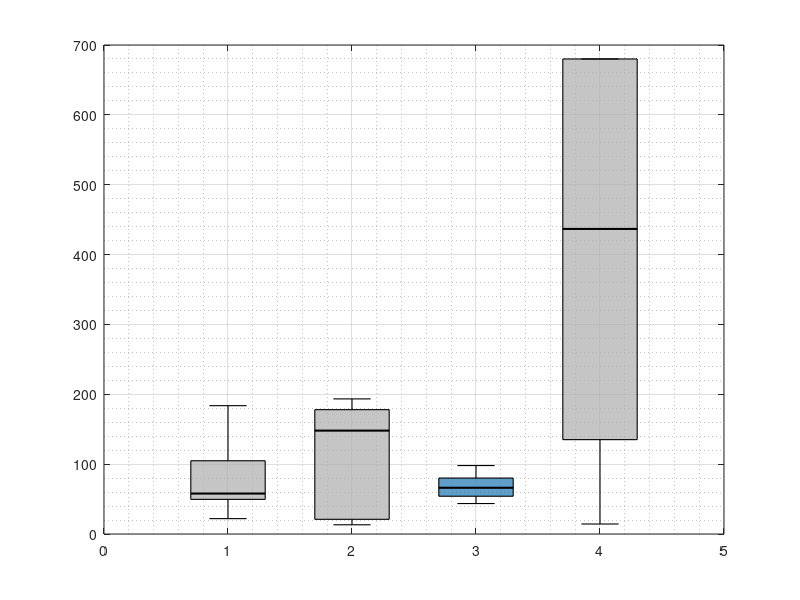

Source code (MATLAB): (Note: this script raises an error after producing the figure.)
%% datos_historial_sac.m
% Datos SAC estudio historial: [w0, RL_wfin, Bdot_wfin, RL_mag, Bdot_mag, RL_t, Bdot_t]

SAC_HL0 = [
7.4329, 0.2320, 0.1500, 15.0807, 0.3241,  92.0, 177.7;
5.2439, 0.2862, 0.1439, 15.4725, 0.1947,  53.8, 115.0;
6.1478, 0.3537, 0.1985, 15.6546, 0.2714,  28.9, 226.8;
3.5572, 0.3203, 0.1627, 14.8449, 0.1738, 103.8, 190.7;
8.0432, 0.2673, 0.1955, 15.5026, 0.3591, 140.6, 213.6;
2.6270, 0.2061, 0.1820, 15.4426, 0.1439,  57.6, 190.9;
7.3344, 0.2394, 0.1477, 15.5965, 0.2760,  48.7, 169.8;
6.5154, 0.3527, 0.1982, 15.7033, 0.2766,  22.0, 167.8;
6.5631, 0.1524, 0.1521, 15.5818, 0.2736,  37.8, 156.4;
5.9183, 0.3447, 0.1799, 15.5207, 0.2863, 183.7, 277.8;
6.2334, 0.2578, 0.1707, 15.3109, 0.3030,  57.9, 277.2;
7.1480, 0.3476, 0.1793, 15.5190, 0.2526, 136.7, 105.8;
3.1879, 0.2836, 0.1644, 15.5572, 0.1727, 105.2, 226.6;
4.3662, 0.1649, 0.1484, 15.4142, 0.1928,  61.0, 168.7;
6.1965, 0.1781, 0.1973, 14.9011, 0.2602,  52.2, 170.9];

SAC_HL2 = [
7.4329, 0.1713, 0.1500,  8.2037, 0.3241, 186.9, 177.7;
5.2439, 0.1811, 0.1439,  7.7476, 0.1947, 148.3, 115.0;
6.1478, 0.2241, 0.1985,  7.6217, 0.2714,  15.4, 226.8;
3.5572, 0.1617, 0.1627,  7.9982, 0.1738, 193.4, 190.7;
8.0432, 0.2259, 0.1955,  7.7478, 0.3591, 102.2, 213.6;
2.6270, 0.1677, 0.1820,  7.7374, 0.1439, 192.7, 190.9;
7.3344, 0.1953, 0.1477,  7.6488, 0.2760,  18.9, 169.8;
6.5154, 0.2048, 0.1982,  7.7354, 0.2766,  13.2, 167.8;
6.5631, 0.2218, 0.1521,  7.7278, 0.2736,  27.4, 156.4;
5.9183, 0.1935, 0.1799,  7.6259, 0.2863,  13.4, 277.8;
6.2334, 0.2202, 0.1707,  7.8746, 0.3030, 151.3, 277.2;
7.1480, 0.1778, 0.1793,  7.8648, 0.2526, 192.4, 105.8;
3.1879, 0.2636, 0.1644,  7.6631, 0.1727, 148.0, 226.6;
4.3662, 0.1659, 0.1484,  7.6775, 0.1928, 147.4, 168.7;
6.1965, 0.2972, 0.1973,  7.8762, 0.2602, 149.7, 170.9];

SAC_HL4 = [
7.4329, 0.3709, 0.1500,  6.3394, 0.3241,  69.1, 177.7;
5.2439, 0.1871, 0.1439,  6.2529, 0.1947,  71.9, 115.0;
6.1478, 0.1804, 0.1985,  6.4792, 0.2714,  56.6, 226.8;
3.5572, 0.1747, 0.1627,  6.3579, 0.1738,  49.9, 190.7;
8.0432, 0.1928, 0.1955,  6.5660, 0.3591,  68.4, 213.6;
2.6270, 0.2694, 0.1820,  6.1589, 0.1439,  53.2, 190.9;
7.3344, 0.2089, 0.1477,  6.5422, 0.2760,  66.2, 169.8;
6.5154, 0.3713, 0.1982,  6.5363, 0.2766,  94.3, 167.8;
6.5631, 0.3710, 0.1521,  6.4422, 0.2736,  44.4, 156.4;
5.9183, 0.2449, 0.1799,  6.5745, 0.2863,  60.0, 277.8;
6.2334, 0.1774, 0.1707,  6.3869, 0.3030,  57.6, 277.2;
7.1480, 0.2196, 0.1793,  6.2802, 0.2526,  98.0, 105.8;
3.1879, 0.2070, 0.1644,  6.0942, 0.1727,  43.6, 226.6;
4.3662, 0.3708, 0.1484,  6.3805, 0.1928,  95.8, 168.7;
6.1965, 0.1729, 0.1973,  6.3818, 0.2602,  82.8, 170.9];

% n=8: 7 semillas no alcanzan el umbral; se asigna 680 min (límite horizonte)
SAC_HL8 = [
7.4329, 0.5298, 0.1500, 14.4174, 0.3241, 680.0, 177.7;
5.2439, 0.5447, 0.1439, 14.2253, 0.1947,  97.8, 115.0;
6.1478, 0.3815, 0.1985, 13.8888, 0.2714, 680.0, 226.8;
3.5572, 0.2230, 0.1627, 14.3196, 0.1738, 247.7, 190.7;
8.0432, 0.3472, 0.1955, 14.2500, 0.3591, 680.0, 213.6;
2.6270, 0.3121, 0.1820, 13.8430, 0.1439,  55.3, 190.9;
7.3344, 0.5091, 0.1477, 14.3764, 0.2760, 680.0, 169.8;
6.5154, 0.3808, 0.1982, 13.8834, 0.2766, 680.0, 167.8;
6.5631, 0.2138, 0.1521, 13.7845, 0.2736,  14.3, 156.4;
5.9183, 0.3799, 0.1799, 13.8432, 0.2863,  46.2, 277.8;
6.2334, 0.1953, 0.1707, 19.5714, 0.3030, 392.7, 277.2;
7.1480, 0.4232, 0.1793, 13.9163, 0.2526, 436.7, 105.8;
3.1879, 0.5382, 0.1644, 13.9608, 0.1727, 680.0, 226.6;
4.3662, 0.3700, 0.1484, 14.2939, 0.1928, 680.0, 168.7;
6.1965, 0.1849, 0.1973, 14.3623, 0.2602, 246.9, 170.9];

%% Datos mejor modelo SAC (sac_hl4, Optuna)
SAC_BEST = [
7.4329, 0.2071, 0.1500,  5.4378, 0.3241, 106.4, 177.7;
5.2439, 0.1821, 0.1439,  5.1079, 0.1947,  20.4, 115.0;
6.1478, 0.1840, 0.1985,  5.2201, 0.2714,  96.5, 226.8;
3.5572, 0.2157, 0.1627,  5.1120, 0.1738,  55.8, 190.7;
8.0432, 0.1789, 0.1955,  5.4796, 0.3591, 116.2, 213.6;
2.6270, 0.2262, 0.1820,  5.0980, 0.1439,  15.3, 190.9;
7.3344, 0.2046, 0.1477,  5.2816, 0.2760,  47.6, 169.8;
6.5154, 0.2071, 0.1982,  5.1793, 0.2766,  25.9, 167.8;
6.5631, 0.1941, 0.1521,  5.1946, 0.2736,  23.4, 156.4;
5.9183, 0.2069, 0.1799,  5.1900, 0.2863,  99.0, 277.8;
6.2334, 0.2043, 0.1707,  5.1898, 0.3030,  60.1, 277.2;
7.1480, 0.1791, 0.1793,  5.1676, 0.2526,  25.3, 105.8;
3.1879, 0.2120, 0.1644,  5.1067, 0.1727,  55.1, 226.6;
4.3662, 0.2026, 0.1484,  5.1981, 0.1928,  85.9, 168.7;
6.1965, 0.2283, 0.1973,  5.1393, 0.2602,  51.3, 170.9];


bdot_t   = mean(SAC_HL4(:,7));
bdot_mag = mean(SAC_HL4(:,5));
bdot_w   = mean(SAC_HL4(:,3));

c_gray = [0.70 0.70 0.70];
c_blue = [0.17 0.49 0.72];   
c_sac  = [0.16 0.64 0.36];   

labels_hl = {'k=0','k=2','k=4','k=8'};

function boxplot_hist(data_cell, labels, ylabel_str, title_str, bdot_ref, clrs)
    figure('Units','centimeters','Position',[5 5 14 9]);
    hold on; box on; grid on; grid minor;
    n = numel(data_cell);
    for k = 1:n
        x    = data_cell{k};
        q    = quantile(x,[0 0.25 0.5 0.75 1]);
        iqr_ = q(4)-q(2);
        lo   = max(q(1), q(2)-1.5*iqr_);
        hi   = min(q(5), q(4)+1.5*iqr_);
        fill([k-0.3 k+0.3 k+0.3 k-0.3 k-0.3],[q(2) q(2) q(4) q(4) q(2)], ...
             clrs{k},'FaceAlpha',0.75,'EdgeColor','k','LineWidth',0.8);
        plot([k-0.3 k+0.3],[q(3) q(3)],'k-','LineWidth',1.5);
        plot([k k],[lo q(2)],'k-','LineWidth',0.8);
        plot([k k],[q(4) hi],'k-','LineWidth',0.8);
        plot([k-0.15 k+0.15],[lo lo],'k-','LineWidth',0.8);
        plot([k-0.15 k+0.15],[hi hi],'k-','LineWidth',0.8);
        out = x(x<lo | x>hi);
        if ~isempty(out)
            plot(k*ones(size(out)),out,'ko','MarkerSize',4,'LineWidth',0.8);
        end
    end
    yline(bdot_ref,'--','Color',[0.85 0.33 0.10],'LineWidth',1.3,...
          'Label',sprintf('B-dot (%.2f)',bdot_ref),...
          'LabelHorizontalAlignment','left');
    xticks(1:n); xticklabels(labels);
    xlabel('Tamaño de historial'); ylabel(ylabel_str);
    title(title_str,'FontSize',11);
    xlim([0.5 n+0.5]); set(gca,'FontSize',10);
    hold off;
end

%% Función box plot individual (mejor modelo)
function boxplot_single(data, label, ylabel_str, title_str, bdot_ref, color)
    figure('Units','centimeters','Position',[5 5 8 9]);
    hold on; box on; grid on; grid minor;
    x = data;
    q = quantile(x,[0 0.25 0.5 0.75 1]);
    iqr_ = q(4)-q(2);
    lo = max(q(1), q(2)-1.5*iqr_);
    hi = min(q(5), q(4)+1.5*iqr_);
    fill([0.7 1.3 1.3 0.7 0.7],[q(2) q(2) q(4) q(4) q(2)],...
         color,'FaceAlpha',0.75,'EdgeColor','k','LineWidth',0.8);
    plot([0.7 1.3],[q(3) q(3)],'k-','LineWidth',1.5);
    plot([1 1],[lo q(2)],'k-','LineWidth',0.8);
    plot([1 1],[q(4) hi],'k-','LineWidth',0.8);
    plot([0.85 1.15],[lo lo],'k-','LineWidth',0.8);
    plot([0.85 1.15],[hi hi],'k-','LineWidth',0.8);
    out = x(x<lo | x>hi);
    if ~isempty(out)
        plot(ones(size(out)),out,'ko','MarkerSize',4,'LineWidth',0.8);
    end
    yline(bdot_ref,'--','Color',[0.85 0.33 0.10],'LineWidth',1.3,...
          'Label',sprintf('B-dot (%.2f)',bdot_ref),...
          'LabelHorizontalAlignment','left');
    xticks(1); xticklabels({label});
    ylabel(ylabel_str); title(title_str,'FontSize',11);
    xlim([0.5 1.5]); set(gca,'FontSize',10);
    hold off;
end


%% PARTE 1 — Estudio de historial SAC (n=4 en azul)

clrs_hl = {c_gray, c_gray, c_blue, c_gray};

% Figura 1 — Rapidez
boxplot_hist({SAC_HL0(:,6), SAC_HL2(:,6), SAC_HL4(:,6), SAC_HL8(:,6)}, ...
    labels_hl, 'Tiempo de primer cruce [min]', ...
    'Rapidez de detumbling', bdot_t, clrs_hl);
exportgraphics(gcf,'sac_box_historial_tiempo.pdf','ContentType','vector');

% Figura 2 — Magnetopares
boxplot_hist({SAC_HL0(:,4), SAC_HL2(:,4), SAC_HL4(:,4), SAC_HL8(:,4)}, ...
    labels_hl, 'Uso medio de magnetopares [A·m²]', ...
    'Esfuerzo de actuación', bdot_mag, clrs_hl);
exportgraphics(gcf,'sac_box_historial_mag.pdf','ContentType','vector');

% Figura 3 — Velocidad angular final
boxplot_hist({SAC_HL0(:,2), SAC_HL2(:,2), SAC_HL4(:,2), SAC_HL8(:,2)}, ...
    labels_hl, 'Velocidad angular final [°/s]', ...
    'Precisión asintótica', bdot_w, clrs_hl);
exportgraphics(gcf,'sac_box_historial_wfin.pdf','ContentType','vector');


%% PARTE 2 — Mejor modelo SAC (sac_hl4 Optuna, en verde)

bdot_t_best   = mean(SAC_BEST(:,7));
bdot_mag_best = mean(SAC_BEST(:,5));
bdot_w_best   = mean(SAC_BEST(:,3));

%% Figuras SAC best model
boxplot_single(SAC_BEST(:,6), 'SAC', 'Tiempo de primer cruce [min]', ...
    'Rapidez de detumbling — SAC', bdot_t_best, c_sac);
exportgraphics(gcf,'sac_box_best_tiempo.pdf','ContentType','vector');


boxplot_single(SAC_BEST(:,4), 'SAC', 'Uso medio de magnetopares [A·m²]', ...
    'Esfuerzo de actuación — SAC', bdot_mag_best, c_sac);
exportgraphics(gcf,'sac_box_best_mag.pdf','ContentType','vector');

boxplot_single(SAC_BEST(:,2), 'SAC', 'Velocidad angular final [°/s]', ...
    'Precisión asintótica — SAC', bdot_w_best, c_sac);
exportgraphics(gcf,'sac_box_best_wfin.pdf','ContentType','vector');
